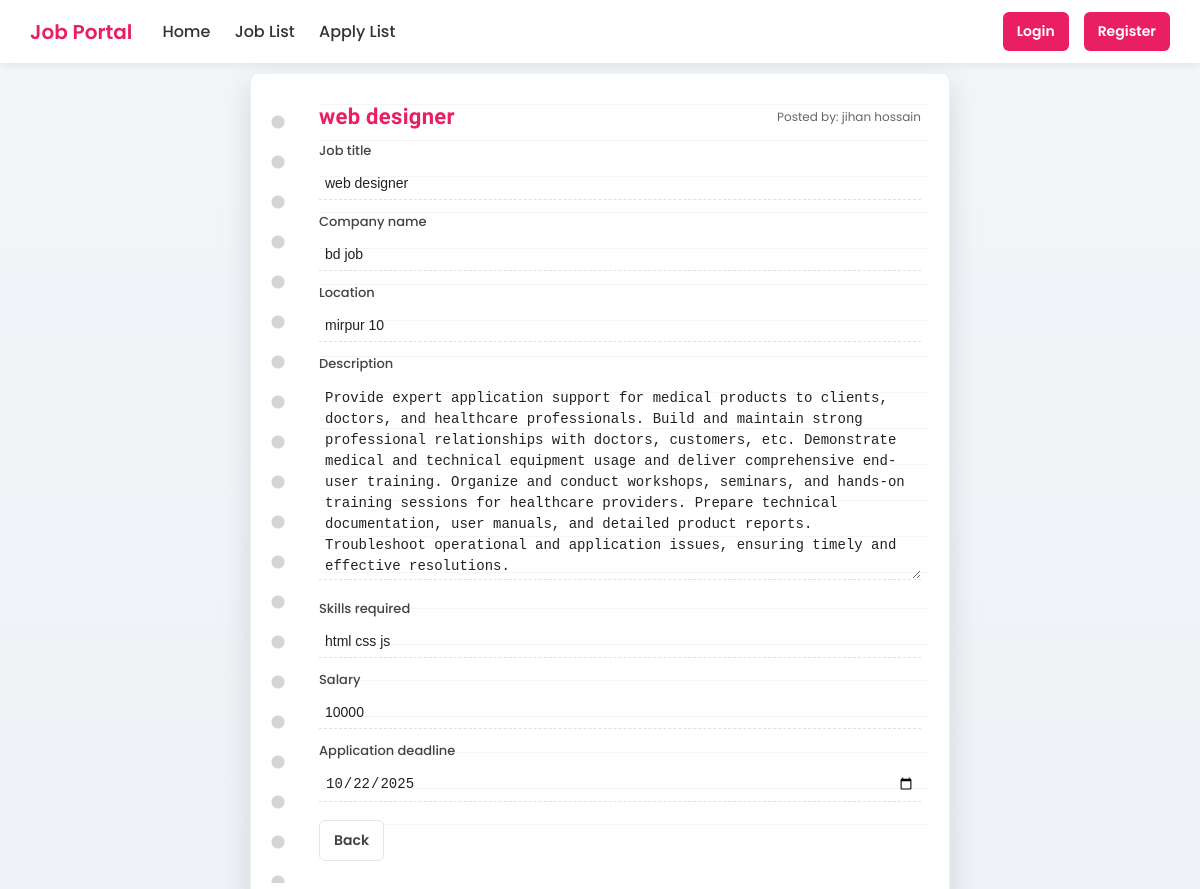
Screenshot of /notePage/2 with the database file from the repository.
### job/models.py (models this page shows, shortened)
class  jobModel(models.Model):
    posted_by=models.ForeignKey(employeeModel,null=True, on_delete=models.CASCADE)
    Job_title=models.CharField(max_length=100,null=True)
    company_name=models.CharField(max_length=100,null=True)
    location=models.CharField(max_length=300,null=True)
    description=models.TextField(null=True)
    skills_required=models.CharField(max_length=200,null=True)
    salary=models.CharField(max_length=100,null=True)
    application_deadline=models.DateField(null=True)

class employeeModel(models.Model):
    employee=models.OneToOneField(UserModel, null=True, on_delete=models.CASCADE,related_name='employee_info')
    phone_number=models.CharField(max_length=30,null=True)
    def __str__(self):
        return self.employee.full_name

class UserModel(AbstractUser):
    ROLES=[
        ('Employee','Employee'),
        ('Job_Seeker','Job_Seeker'),
    ]
    full_name=models.CharField(max_length=100,null=True)
    roles=models.CharField(choices=ROLES, max_length=100,null=True)

### job/views.py (the view, shortened to what this page needs)
# urls.py: path('notePage/<int:id>',notePage,name='notePage'),
def notePage(request,id):
    job_data=jobModel.objects.get(id=id)
    return render (request,'job/note.html',{'job_data':job_data})

### template/job/note.html (shortened to what this page needs)
{% extends 'master/base.html' %}
{% block body %}
<!DOCTYPE html>
<html lang="en">
<head>
</head>
<body>
  <div class="notebook-sheet">
    <div class="lines" aria-hidden="true"></div>
    <div class="sheet-content">
      <div class="notebook-header">
        <h1 class="notebook-title">{{ job_data.Job_title }}</h1>
        <div class="meta">Posted by: {{ job_data.posted_by }} </div>
      </div>
      <form method="POST" >
        <label for="Job_title">Job title</label>
        <input id="Job_title" name="Job_title" type="text" value="{{ job_data.Job_title }}" required>
        <label for="company_name">Company name</label>
        <input id="company_name" name="company_name" type="text" value="{{ job_data.company_name }}" required>
        <label for="location">Location</label>
        <input id="location" name="location" type="text" value="{{ job_data.location }}" required>
        <label for="description">Description</label>
        <textarea id="description" name="description" placeholder="Write full job description...">{{ job_data.description }}</textarea>
        <label for="skills_required">Skills required</label>
        <input id="skills_required" name="skills_required" type="text" value="{{ job_data.skills_required }}" required>
        <label for="salary">Salary</label>
        <input id="salary" name="salary" type="text" value="{{ job_data.salary }}" placeholder="e.g. 25,000 - 40,000">
        <label for="application_deadline">Application deadline</label>
        <input id="application_deadline" name="application_deadline" type="date" value="{{ job_data.application_deadline|date:'Y-m-d' }}" required>
        <div class="actions">
          <a href="{% url 'jobPostPage' %}" class="btn btn-back">Back</a>
        </div>
      </form>
    </div>
  </div>
</body>
</html>
{% endblock body %}

### template/master/base.html (style rules this page uses)
* { box-sizing: border-box; transition: all 0.3s ease; }
body { margin: 0; font-family: "Poppins", sans-serif; background-color: #f9f9fb; color: #333; }
a { text-decoration: none; }
.btn { text-decoration: none; padding: 8px 14px; border-radius: 6px; font-weight: 500; transition: all 0.3s ease; }

### template/job/note.html (style rules this page uses)
:root { --accent: #e91e63; --paper: #fffdf6; --shadow: rgba(0,0,0,0.12); }
body { font-family: "Poppins", sans-serif; background: linear-gradient(180deg, #f3f6f9 0%, #eef2f6 100%); -webkit-font-smoothing:antialiased; -moz-osx-font-smoothing:grayscale; }
.notebook-sheet { width: 700px; margin: 10px auto; background: #fff; border-radius: 8px; box-shadow: 0 10px 30px var(--shadow); position: relative; padding: 30px 28px 40px 68px; border: 1px solid #eee; overflow: hidden; }
.notebook-sheet::before { content: ""; position: absolute; left: 18px; top: 18px; bottom: 18px; width: 24px; background: radial-gradient(circle at 9px 20px, #d3d3d3 6px, transparent 7px), radial-gradient(circle at 9px 60px, #d3d3d3 6px, transparent 7px), radial-gradient(circle at 9px 100px, #d3d3d3 6px, transparent 7px), radial-gradient(circle at 9px 140px, #d3d3d3 6px, transparent 7px); background-repeat: repeat-y; background-size: 100% 40px; background-position: 0 10px; opacity: 0.95; transform: rotate(0deg); pointer-events: none; }
.lines { position: absolute; left: 68px; right: 20px; top: 30px; bottom: 60px; background-image: repeating-linear-gradient( to bottom, rgba(0,0,0,0.04) 0px, rgba(0,0,0,0.04) 1px, transparent 1px, transparent 36px ); pointer-events: none; z-index: 0; }
.sheet-content { position: relative; z-index: 2; }
.notebook-header { display:flex; align-items:center; justify-content:space-between; margin-bottom: 10px; }
.notebook-title { font-family: "Patrick Hand", cursive; color: var(--accent); font-size: 22px; margin: 0; letter-spacing: 0.3px; }
.meta { font-size: 12px; color: #666; }
label { display:block; font-size: 13px; color:#444; margin-top: 12px; margin-bottom: 6px; font-weight:500; }
textarea { width: 100%; height: 200px; background: transparent; border: none; border-bottom: 1px dashed rgba(0,0,0,0.12); padding: 8px 6px; font-size: 14px; outline: none; resize: vertical; color: #222; }
input[type="text"], input[type="date"], select { width: 100%; background: transparent; border: none; border-bottom: 1px dashed rgba(0,0,0,0.12); padding: 8px 6px; font-size: 14px; outline: none; resize: vertical; color: #222; }
input::placeholder, textarea::placeholder { color: #9e9e9e; }
textarea { min-height: 120px; line-height: 1.5; }
.actions { margin-top: 18px; display:flex; gap:10px; justify-content: space-between; align-items:center; }
.btn { display:inline-block; padding: 9px 14px; border-radius: 6px; text-decoration:none; font-weight:600; cursor:pointer; border: none; font-size: 14px; }
.btn-back { background: #fff; color: #444; border: 1px solid #e6e6e6; }

### rows the page displays
jobModel: Job_title "web designer", posted_by "jihan hossain", company_name "bd job", location "mirpur 10", description "Provide expert application support for medical products to clients, doctors, and healthcare professionals. Build and maintain strong professional relationships with doctors, customers, etc. Demonstrate medical and technical equipment usage and deliver comprehensive end-user training. Organize and conduct workshops, seminars, and hands-on training sessions for healthcare providers. Prepare technical documentation, user manuals, and detailed product reports. Troubleshoot operational and application issues, ensuring timely and effective resolutions.", skills_required "html css js", salary "10000", application_deadline "10/22/2025"
